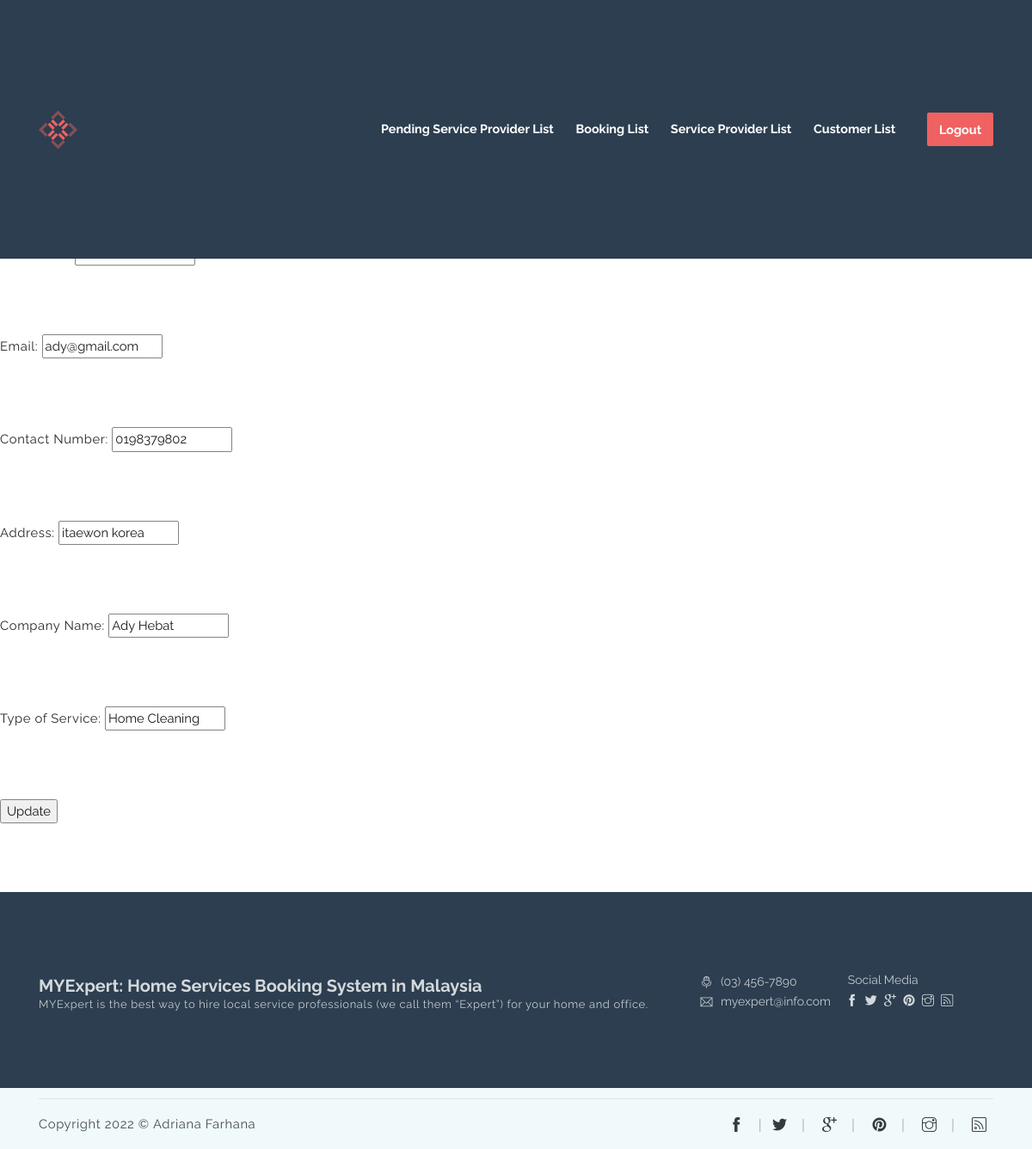
Screenshot of /edit_sp_list.php?id=11 with the database file from the repository.
### tables this page shows
CREATE TABLE `sp_members` (
  `sp_id` int(6) NOT NULL,
  `f_name` varchar(255) NOT NULL,
  `l_name` varchar(255) NOT NULL,
  `username` varchar(255) NOT NULL,
  `password` varchar(255) NOT NULL,
  `ic_num` varchar(255) NOT NULL,
  `email` varchar(255) NOT NULL,
  `mobilehp` varchar(255) NOT NULL,
  `address` varchar(255) NOT NULL,
  `c_name` varchar(255) NOT NULL,
  `service` varchar(255) NOT NULL,
  `w_exp` varchar(255) NOT NULL,
  `status` varchar(255) NOT NULL,
  `prof_image` varchar(100) NOT NULL,
  `city` varchar(250) NOT NULL
);

### edit_sp_list.php (the view, shortened to what this page needs)
<?php
echo '<h1>Edit Service Provider Details</h1>';
if ( (isset($_GET['id'])) && (is_numeric($_GET['id'])) ) {
	$id = $_GET['id'];
} elseif ( (isset($_POST['id'])) && (is_numeric($_POST['id'])) ) {
	$id = $_POST['id'];
} else {
	echo '<p class="error">This page has been accessed in error.</p>';
	include ('footer.html');
	exit();
}
require ('../mysqli_connect.php');
$q = "SELECT f_name, l_name, email, mobilehp, address, c_name, service FROM sp_members WHERE sp_id=$id";
$r = @mysqli_query ($dbc, $q);
if (mysqli_num_rows($r) == 1) {
	$row = mysqli_fetch_array ($r, MYSQLI_NUM);
	echo '<form action="edit_sp_list.php" method="post">
	<p>First Name: <input type="text" name="f_name" size="15" maxlength="20" value="' . $row[0] . '" /></p>
	<p>Last Name: <input type="text" name="l_name" size="15" maxlength="40" value="' . $row[1] . '" /></p>
	<p>Email: <input type="text" name="email" size="15" maxlength="60" value="' . $row[2] . '" /></p>
	<p>Contact Number: <input type="text" name="mobilehp" size="15" maxlength="60" value="' . $row[3] . '" /></p>
	<p>Address: <input type="text" name="address" size="15" maxlength="60" value="' . $row[4] . '" /></p>
	<p>Company Name: <input type="text" name="c_name" size="15" maxlength="60" value="' . $row[5] . '" /></p>
	<p>Type of Service: <input type="text" name="service" size="15" maxlength="60" value="' . $row[6] . '" /></p>
	<p><input type="submit" name="submit" value="Update" /></p>
	<input type="hidden" name="id" value="' . $id . '" />
	</form>';
} else {
	echo '<p class="error">This page has been accessed in error.</p>';
}
?>

### rows the page displays
sp_members: email "ady@gmail.com", mobilehp "0198379802", address "itaewon korea", c_name "Ady Hebat", service "Home Cleaning"
